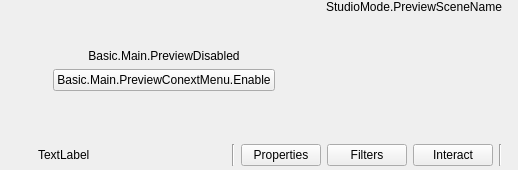
  <widget class="QWidget" name="centralwidget">
   <layout class="QVBoxLayout" name="verticalLayout">
    <property name="spacing">
     <number>0</number>
    </property>
    <property name="leftMargin">
     <number>4</number>
    </property>
    <property name="topMargin">
     <number>0</number>
    </property>
    <property name="rightMargin">
     <number>4</number>
    </property>
    <property name="bottomMargin">
     <number>0</number>
    </property>
    <item>
     <layout class="QHBoxLayout" name="horizontalLayout_2">
      <item>
       <layout class="QHBoxLayout" name="previewLayout">
        <property name="spacing">
         <number>2</number>
        </property>
        <item>
         <widget class="QFrame" name="previewDisabledWidget">
          <property name="sizePolicy">
           <sizepolicy hsizetype="Expanding" vsizetype="Expanding">
            <horstretch>0</horstretch>
            <verstretch>0</verstretch>
           </sizepolicy>
          </property>
          <layout class="QVBoxLayout" name="verticalLayout_7">
           <item>
            <spacer name="verticalSpacer_2">
             <property name="orientation">
              <enum>Qt::Vertical</enum>
             </property>
             <property name="sizeHint" stdset="0">
              <size>
               <width>20</width>
               <height>40</height>
              </size>
             </property>
            </spacer>
           </item>
           <item>
            <widget class="QLabel" name="label">
             <property name="sizePolicy">
              <sizepolicy hsizetype="Preferred" vsizetype="Preferred">
               <horstretch>0</horstretch>
               <verstretch>0</verstretch>
              </sizepolicy>
             </property>
             <property name="text">
              <string>Basic.Main.PreviewDisabled</string>
             </property>
             <property name="alignment">
              <set>Qt::AlignCenter</set>
             </property>
            </widget>
           </item>
           <item>
            <layout class="QHBoxLayout" name="horizontalLayout">
             <item>
              <spacer name="horizontalSpacer_2">
               <property name="orientation">
                <enum>Qt::Horizontal</enum>
               </property>
               <property name="sizeHint" stdset="0">
                <size>
                 <width>40</width>
                 <height>20</height>
                </size>
               </property>
              </spacer>
             </item>
             <item>
              <widget class="QPushButton" name="enablePreviewButton">
               <property name="text">
                <string>Basic.Main.PreviewConextMenu.Enable</string>
               </property>
              </widget>
             </item>
             <item>
              <spacer name="horizontalSpacer_3">
               <property name="orientation">
                <enum>Qt::Horizontal</enum>
               </property>
               <property name="sizeHint" stdset="0">
                <size>
                 <width>40</width>
                 <height>20</height>
                </size>
               </property>
              </spacer>
             </item>
            </layout>
           </item>
           <item>
            <spacer name="verticalSpacer_3">
             <property name="orientation">
              <enum>Qt::Vertical</enum>
             </property>
             <property name="sizeHint" stdset="0">
              <size>
               <width>20</width>
               <height>40</height>
              </size>
             </property>
            </spacer>
           </item>
          </layout>
         </widget>
        </item>
        <item>
         <layout class="QVBoxLayout" name="previewTextLayout">
          <property name="spacing">
           <number>0</number>
          </property>
          <item>
           <widget class="QLabel" name="previewLabel">
            <property name="sizePolicy">
             <sizepolicy hsizetype="Ignored" vsizetype="Preferred">
              <horstretch>0</horstretch>
              <verstretch>0</verstretch>
             </sizepolicy>
            </property>
            <property name="text">
             <string>StudioMode.PreviewSceneName</string>
            </property>
            <property name="alignment">
             <set>Qt::AlignLeading|Qt::AlignLeft|Qt::AlignVCenter</set>
            </property>
            <property name="themeID" stdset="0">
             <string>previewProgramLabels</string>
            </property>
           </widget>
          </item>
          <item>
           <widget class="OBSBasicPreview" name="preview">
            <property name="sizePolicy">
             <sizepolicy hsizetype="Expanding" vsizetype="Expanding">
              <horstretch>0</horstretch>
              <verstretch>0</verstretch>
             </sizepolicy>
            </property>
            <property name="minimumSize">
             <size>
              <width>32</width>
              <height>32</height>
             </size>
            </property>
            <property name="focusPolicy">
             <enum>Qt::ClickFocus</enum>
            </property>
            <property name="contextMenuPolicy">
             <enum>Qt::CustomContextMenu</enum>
            </property>
            <addaction name="actionRemoveSource"/>
           </widget>
          </item>
         </layout>
        </item>
       </layout>
      </item>
     </layout>
    </item>
    <item>
     <widget class="QFrame" name="contextContainer">
      <property name="sizePolicy">
       <sizepolicy hsizetype="Preferred" vsizetype="Preferred">
        <horstretch>0</horstretch>
        <verstretch>0</verstretch>
       </sizepolicy>
      </property>
      <property name="minimumSize">
       <size>
        <width>0</width>
        <height>0</height>
       </size>
      </property>
      <layout class="QHBoxLayout" name="horizontalLayout9">
       <property name="spacing">
        <number>6</number>
       </property>
       <property name="sizeConstraint">
        <enum>QLayout::SetDefaultConstraint</enum>
       </property>
       <property name="leftMargin">
        <number>6</number>
       </property>
       <property name="topMargin">
        <number>4</number>
       </property>
       <property name="rightMargin">
        <number>6</number>
       </property>
       <property name="bottomMargin">
        <number>4</number>
       </property>
       <item>
        <widget class="QFrame" name="contextSubContainer">
         <property name="sizePolicy">
          <sizepolicy hsizetype="Preferred" vsizetype="Preferred">
           <horstretch>0</horstretch>
           <verstretch>0</verstretch>
          </sizepolicy>
         </property>
         <property name="minimumSize">
          <size>
           <width>0</width>
           <height>0</height>
          </size>
         </property>
         <layout class="QHBoxLayout" name="horizontalLayout_5">
          <property name="spacing">
           <number>6</number>
          </property>
          <property name="leftMargin">
           <number>0</number>
          </property>
          <property name="topMargin">
           <number>0</number>
          </property>
          <property name="rightMargin">
           <number>0</number>
          </property>
          <property name="bottomMargin">
           <number>0</number>
          </property>
          <item>
           <widget class="QLabel" name="contextSourceIcon">
            <property name="sizePolicy">
             <sizepolicy hsizetype="Fixed" vsizetype="Fixed">
              <horstretch>0</horstretch>
              <verstretch>0</verstretch>
             </sizepolicy>
            </property>
            <property name="minimumSize">
             <size>
              <width>22</width>
              <height>22</height>
             </size>
            </property>
            <property name="maximumSize">
             <size>
              <width>22</width>
              <height>22</height>
             </size>
            </property>
            <property name="text">
             <string/>
            </property>
           </widget>
          </item>
          <item>
           <widget class="QLabel" name="contextSourceLabel">
            <property name="sizePolicy">
             <sizepolicy hsizetype="Preferred" vsizetype="Fixed">
              <horstretch>0</horstretch>
              <verstretch>0</verstretch>
             </sizepolicy>
            </property>
            <property name="minimumSize">
             <size>
              <width>160</width>
              <height>22</height>
             </size>
            </property>
            <property name="maximumSize">
             <size>
              <width>160</width>
              <height>22</height>
             </size>
            </property>
            <property name="text">
             <string>TextLabel</string>
            </property>
           </widget>
          </item>
          <item>
           <widget class="QLabel" name="contextSourceIconSpacer">
            <property name="sizePolicy">
             <sizepolicy hsizetype="Fixed" vsizetype="Fixed">
              <horstretch>0</horstretch>
              <verstretch>0</verstretch>
             </sizepolicy>
            </property>
            <property name="minimumSize">
             <size>
              <width>22</width>
              <height>22</height>
             </size>
            </property>
            <property name="maximumSize">
             <size>
              <width>22</width>
              <height>22</height>
             </size>
            </property>
            <property name="text">
             <string/>
            </property>
           </widget>
          </item>
          <item>
           <widget class="Line" name="line_3">
            <property name="orientation">
             <enum>Qt::Vertical</enum>
            </property>
           </widget>
          </item>
          <item>
           <widget class="QPushButton" name="sourcePropertiesButton">
            <property name="sizePolicy">
             <sizepolicy hsizetype="Minimum" vsizetype="Fixed">
              <horstretch>0</horstretch>
              <verstretch>0</verstretch>
             </sizepolicy>
            </property>
            <property name="minimumSize">
             <size>
              <width>0</width>
              <height>22</height>
             </size>
            </property>
            <property name="toolTip">
             <string>SourceProperties</string>
            </property>
            <property name="text">
             <string>Properties</string>
            </property>
            <property name="icon">
             <iconset resource="obs.qrc">
              <normaloff>:/settings/images/settings/general.svg</normaloff>:/settings/images/settings/general.svg</iconset>
            </property>
            <property name="flat">
             <bool>false</bool>
            </property>
            <property name="themeID2" stdset="0">
             <string notr="true">contextBarButton</string>
            </property>
           </widget>
          </item>
          <item>
           <widget class="QPushButton" name="sourceFiltersButton">
            <property name="minimumSize">
             <size>
              <width>0</width>
              <height>22</height>
             </size>
            </property>
            <property name="toolTip">
             <string>SourceFilters</string>
            </property>
            <property name="text">
             <string>Filters</string>
            </property>
            <property name="icon">
             <iconset resource="obs.qrc">
              <normaloff>:/res/images/filter.svg</normaloff>:/res/images/filter.svg</iconset>
            </property>
            <property name="flat">
             <bool>false</bool>
            </property>
            <property name="themeID2" stdset="0">
             <string notr="true">contextBarButton</string>
            </property>
           </widget>
          </item>
          <item>
           <widget class="QPushButton" name="sourceInteractButton">
            <property name="minimumSize">
             <size>
              <width>0</width>
              <height>22</height>
             </size>
            </property>
            <property name="toolTip">
             <string>Interact</string>
            </property>
            <property name="text">
             <string>Interact</string>
            </property>
            <property name="icon">
             <iconset resource="obs.qrc">
              <normaloff>:/res/images/interact.svg</normaloff>:/res/images/interact.svg</iconset>
            </property>
            <property name="flat">
             <bool>false</bool>
            </property>
            <property name="themeID2" stdset="0">
             <string notr="true">contextBarButton</string>
            </property>
           </widget>
          </item>
          <item>
           <widget class="Line" name="line">
            <property name="orientation">
             <enum>Qt::Vertical</enum>
            </property>
           </widget>
          </item>
         </layout>
        </widget>
       </item>
       <item>
        <widget class="QFrame" name="emptySpace">
         <property name="sizePolicy">
          <sizepolicy hsizetype="Expanding" vsizetype="Minimum">
           <horstretch>0</horstretch>
           <verstretch>0</verstretch>
          </sizepolicy>
         </property>
         <property name="minimumSize">
          <size>
           <width>0</width>
           <height>22</height>
          </size>
         </property>
         <layout class="QHBoxLayout" name="horizontalLayout_6">
          <property name="spacing">
           <number>0</number>
          </property>
          <property name="leftMargin">
           <number>0</number>
          </property>
          <property name="topMargin">
           <number>0</number>
          </property>
          <property name="rightMargin">
           <number>0</number>
          </property>
          <property name="bottomMargin">
           <number>0</number>
          </property>
         </layout>
        </widget>
       </item>
      </layout>
     </widget>
    </item>
   </layout>
  </widget>
